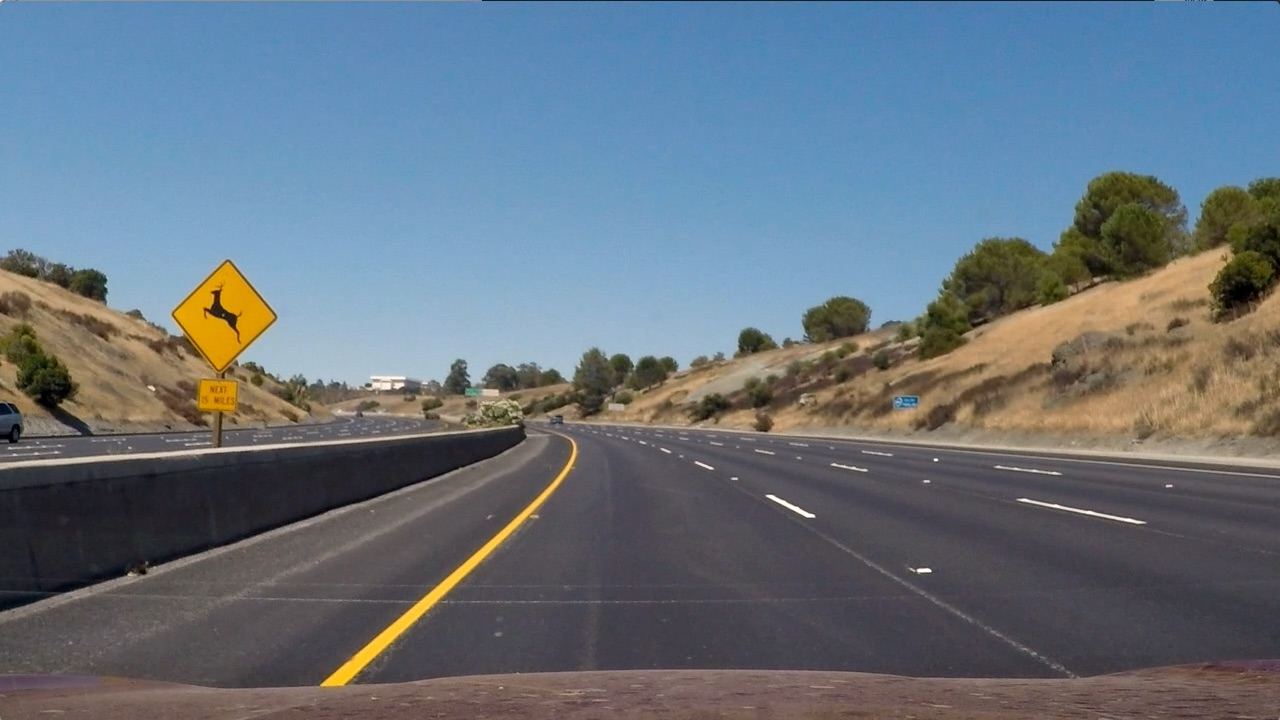
#> input picture test_images/test2.jpg, 1280 x 720 px
$ python threshold.py   (older library calls are emulated)
#> lines starting #> are read from the running program, lines starting #| are printed output that depends on the picture; after the words box and inside, x2 and y2 are one past the last pixel; in counts of white or black regions, pixels touching at a corner belong together
#> further down, img is the input picture: shape (720, 1280, 3); mean R, G, B 102.8, 114.6, 125.5
import numpy as np
import cv2
import matplotlib.pyplot as plt
import matplotlib.image as mpimg


class Threshold:
    def __init__(self,
                 sx_params,
                 sy_params,
                 sdir_params,
                 mag_params,
                 s_color_params):
        self._sx_params = sx_params
        self._sy_params = sy_params
        self._sdir_params = sdir_params
        self._mag_params = mag_params
        self._s_color_params = s_color_params

    def _abs_sobel_thresh(self, img, orient='x', thresh=(0, 255)):

        """
        Input:
        img: An mpimg.imread image
        orient: direction over which the sobel operation needs to be performed (either 'x' or 'y')
        thresh_min: pixel values with less than this will be set to 0
        thresh_min: pixel values with more than this will be set to 0
        Output:
        binary_output: An binary image with
                        shape cv2.cvtColor(img, cv2.COLOR_RGB2GRAY)
                        with non-zero pixel values only
                        where the threshold meets the criteria
        """
#> called with orient = 'x', thresh = (20, 190)

        thresh_min = thresh[0]
        thresh_max = thresh[1]

        # Make copy of image
        img = np.copy(img)

        # Convert to Gray scale
        gray = cv2.cvtColor(img, cv2.COLOR_RGB2GRAY)

        # Take the derivative in x or y given orient = 'x' or 'y'
        sob = None
        if orient == 'x':
            sob = cv2.Sobel(gray, cv2.CV_64F, 1, 0)
        else:
            sob = cv2.Sobel(gray, cv2.CV_64F, 0, 1)

        # Take the absolute value of the derivative or gradient
        abs_sobel = np.absolute(sob)

        # Scale to 8-bit (0 - 255) then convert to type = np.
        scaled_sobel = np.uint8(255 * abs_sobel / np.max(abs_sobel))

        # Create a mask of 1's where the scaled gradient magnitude
        # is > thresh_min and < thresh_max
        binary_output = np.zeros_like(scaled_sobel)
        binary_output[(scaled_sobel > thresh_min) & (scaled_sobel < thresh_max)] = 1

        # Return this mask as your binary_output image
        return binary_output

    # [65 lines left out: functions _mag_sobel_thresh, _abs_dir_thresh, not called in this run]

    def _hls_thresh(self, img, thresh=(0, 255)):
        """
        Input:
        img: An mpimg.imread image
        thresh: Threshold to determine the angles which will be picked up
        Output:
        binary_output: An binary image with
                        shape cv2.cvtColor(img, cv2.COLOR_RGB2GRAY)
                        with non-zero pixel values only
                        where the threshold meets the criteria
        """

        # Convert to HLS color space and separate the S channel
        hls = cv2.cvtColor(img, cv2.COLOR_RGB2HLS)
        s_channel = hls[:, :, 2]

        # Apply threshold and create a binary image result
        s_binary = np.zeros_like(s_channel)
        s_binary[(s_channel >= thresh[0]) & (s_channel <= thresh[1])] = 1

        return s_binary

    def apply_threshold(self, image):

        """
        Takes in an image and applies thresholdings as per the params
        :param img:  An mpimg.imread image
        :return: image with all thresholding applied
                 with shape same as image
        """

        sobel_binary_x = None
        sobel_binary_y = None
        sobel_direction = None
        mag_binary = None

        # Make a copy of the image
        img = np.copy(image)

        if img is None:
            return None

        # Sobel x operation
        if self._sx_params["Active"]:
            sobel_binary_x = self._abs_sobel_thresh(img,
                                                    self._sx_params["Orient"],
                                                    self._sx_params["Thresh"])
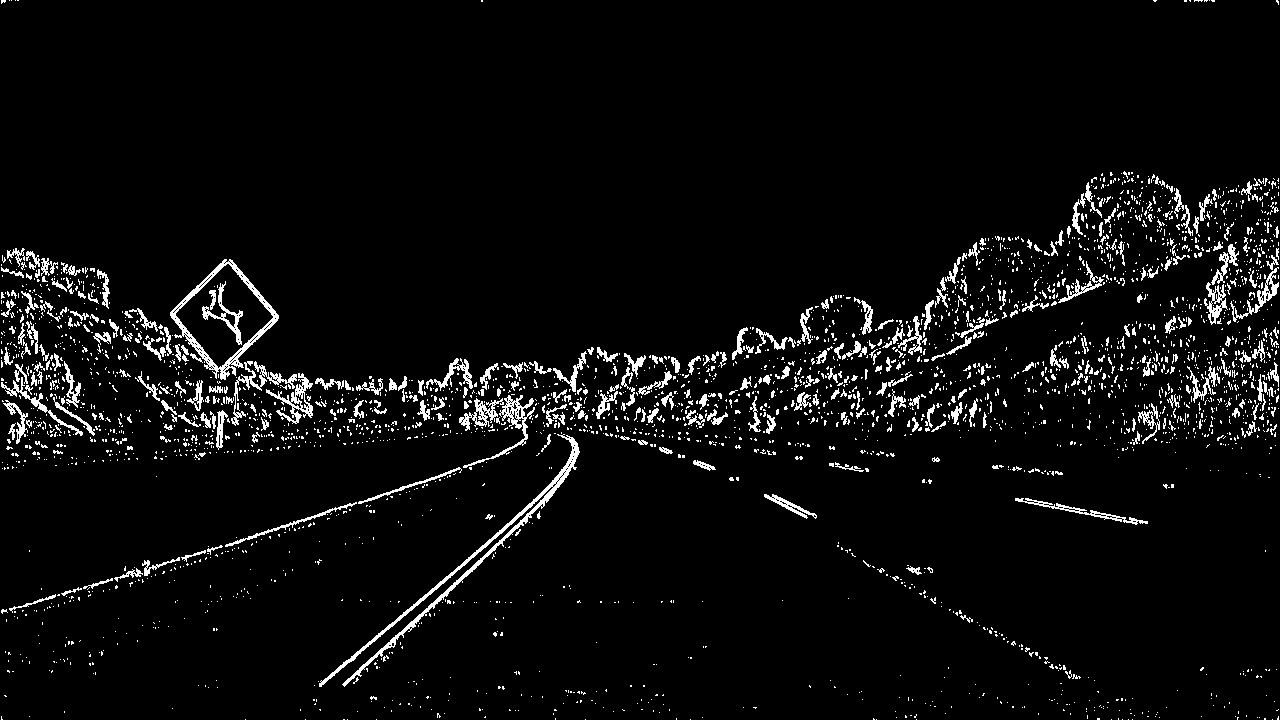
#> sobel_binary_x: shape (720, 1280); values 0 (black) and 1 (white), 4.8% white in thin lines or dots

        # Sobel y operation
        if self._sy_params["Active"]:
            sobel_binary_y = self._abs_sobel_thresh(img,
                                                    self._sy_params["Orient"],
                                                    self._sy_params["Thresh"])
#> call 2 of _abs_sobel_thresh, with orient = 'y', thresh = (20, 190)
#> in _abs_sobel_thresh (call 2), `sob = cv2.Sobel(gray, cv2.CV_64F, 0, 1)`:
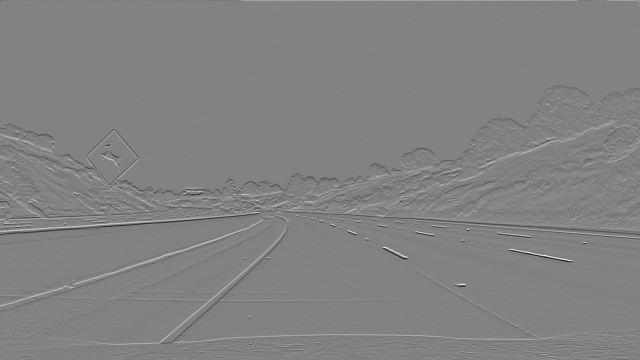
#> sob: shape (720, 1280) float64 (shown at 1/2 size); min -767, max 735, mean -0.1; drawn with min black and max white
#> sobel_binary_y: shape (720, 1280); values 0 (black) and 1 (white), 7.6% white; 2603 white regions (2237 under 20 px), largest, box (x1, y1, x2, y2) and area: (0, 361, 1280, 480) 12657, (176, 452, 1071, 691) 5356, (140, 429, 577, 572) 2338

        # Direction gradient
        if self._sdir_params["Active"]:
            sobel_direction = self._abs_dir_thresh(img,
                                                   self._sdir_params["Thresh"],
                                                   self._sdir_params["Sobel_kernel"])

        # Magnitude
        if self._mag_params["Active"]:
            mag_binary = self._abs_dir_thresh(img,
                                              self._mag_params["Thresh"],
                                              self._mag_params["Sobel_kernel"])

        # Color
        if self._s_color_params["Active"]:
            s_color_binary = self._hls_thresh(img,
                                              self._s_color_params["Thresh"])
#> in _hls_thresh, `s_channel = hls[:, :, 2]`:
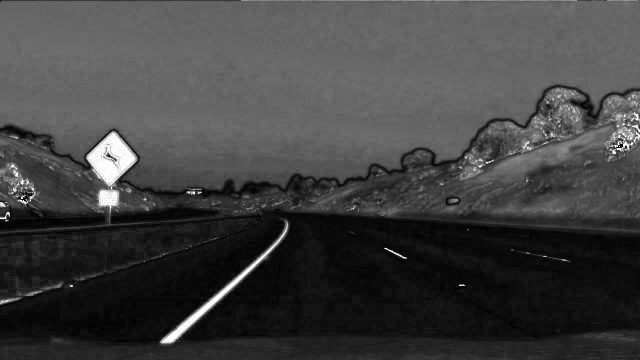
#> s_channel: shape (720, 1280) (shown at 1/2 size); min 0, max 255, mean 64.8
#> s_color_binary: shape (720, 1280); values 0 (black) and 1 (white), 1.5% white; 262 white regions (217 under 20 px), largest, box (x1, y1, x2, y2) and area: (173, 264, 273, 372) 5666, (321, 444, 576, 686) 2915, (197, 379, 238, 426) 1204

        if (sobel_binary_x is None) | (sobel_binary_y is None) | (s_color_binary is None):
            return None

        combined = np.zeros((img.shape[0], img.shape[1]))
        combined[((sobel_binary_x == 1) & (sobel_binary_y == 1)) | ((s_color_binary == 1))] = 255
        stacked = np.dstack((combined, combined, combined))

        # Convert it into a 3d image and return
        return stacked


if __name__=="__main__":
    sx_params = {"Active": True, "Orient": 'x', "Thresh": (20, 190)}
    sy_params = {"Active": True, "Orient": 'y', "Thresh": (20, 190)}
    sdir_params = {"Active": False, "Thresh": (0.8, 1.5), "Sobel_kernel": 15}
    mag_params = {"Active": False, "Thresh": (0, 255), "Sobel_kernel": 3}
    s_color_params = {"Active": True, "Thresh": (170, 255)}
    th = Threshold(sx_params, sy_params, sdir_params, mag_params, s_color_params)

    img = mpimg.imread('../test_images/test2.jpg')
    thresholded_image = th.apply_threshold(img)
#> thresholded_image: shape (720, 1280, 3) float64; 3.7% white; 2796 white regions (2592 under 20 px), largest, box (x1, y1, x2, y2) and area: (171, 259, 278, 426) 7957, (319, 434, 577, 687) 4441, (481, 0, 1155, 2) 675
    cv2.imwrite('output_images/thresholded_image_combined.jpg', np.concatenate((img, thresholded_image), axis=1))
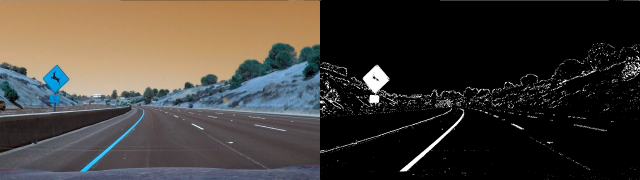
#> saved as thresholded_image_combined.jpg: shape (720, 2560, 3) (shown at 1/4 size); mean B, G, R 56.1, 62, 67.4
    cv2.imwrite('output_images/thresholded_image.jpg', thresholded_image)

    if thresholded_image is not None:
        # Plot the result
        f, (ax1, ax2) = plt.subplots(1, 2, figsize=(24, 9))
        f.tight_layout()

        ax1.imshow(img)
        ax1.set_title('Original Image', fontsize=40)

        ax2.imshow(thresholded_image)
        ax2.set_title('Pipeline Result', fontsize=40)
        plt.subplots_adjust(left=0., right=1, top=0.9, bottom=0.)

        plt.show()
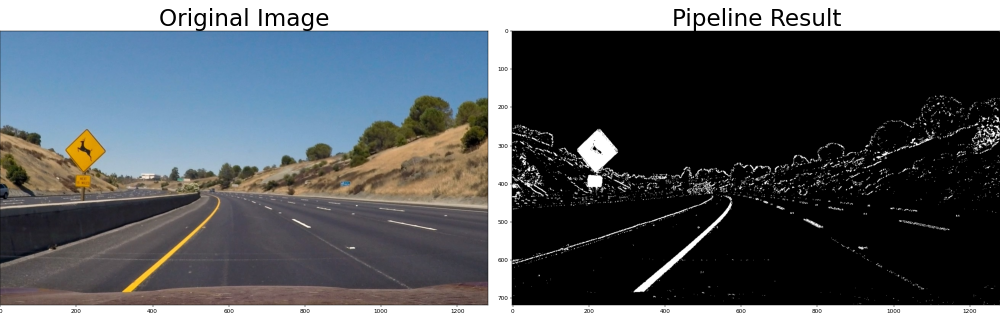
#> figure drawn by matplotlib, 2 panels
    else:
        print("Thresholding not applied!")

$ run again, with test_images/test1.jpg copied over test_images/test2.jpg
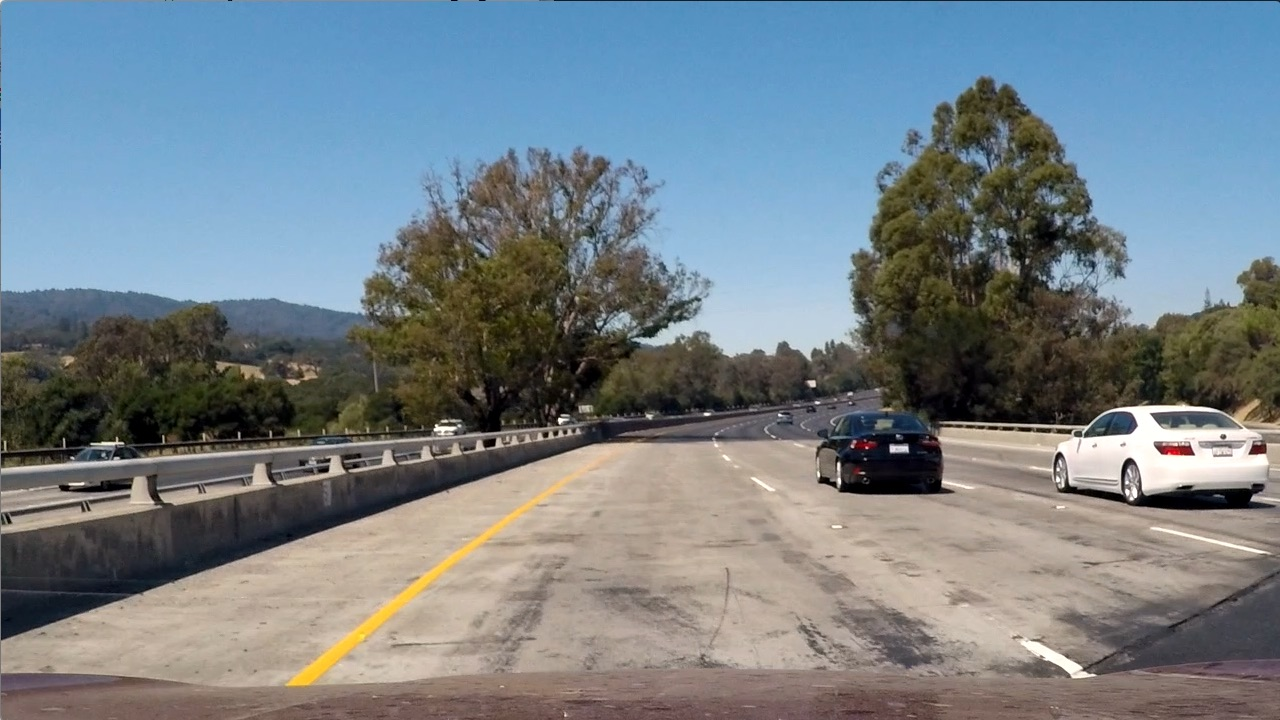
#> input picture test_images/test1.jpg, 1280 x 720 px
#> img is the input picture: shape (720, 1280, 3); mean R, G, B 117.5, 128.7, 135.5
#> in apply_threshold, `sobel_binary_x = self._abs_sobel_thresh(img, self._sx_params["Orient"]..`:
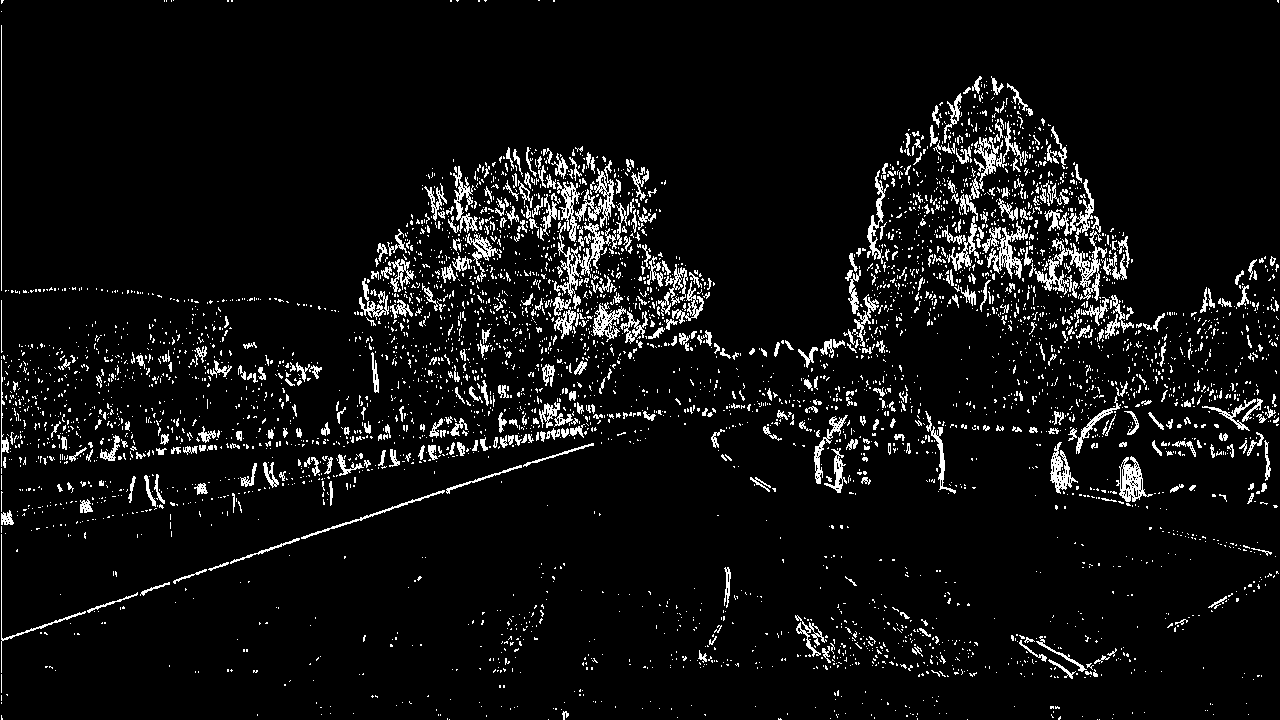
#> sobel_binary_x: shape (720, 1280); values 0 (black) and 1 (white), 6.4% white in thin lines or dots
#> sobel_binary_y: shape (720, 1280); values 0 (black) and 1 (white), 9.4% white in thin lines or dots
#> hls: shape (720, 1280, 3); mean of channels 0, 1, 2 60.2, 126.7, 74.4
#> s_color_binary: shape (720, 1280); values 0 (black) and 1 (white), 2.1% white; 892 white regions (801 under 20 px), largest, box (x1, y1, x2, y2) and area: (1079, 405, 1268, 489) 5047, (288, 477, 571, 686) 3455, (554, 0, 1278, 1) 724
#> thresholded_image: shape (720, 1280, 3) float64; 4.6% white; 4924 white regions (4682 under 20 px), largest, box (x1, y1, x2, y2) and area: (1053, 402, 1269, 509) 7041, (288, 477, 571, 686) 3468, (816, 470, 922, 495) 917
#> `plt.show()`:
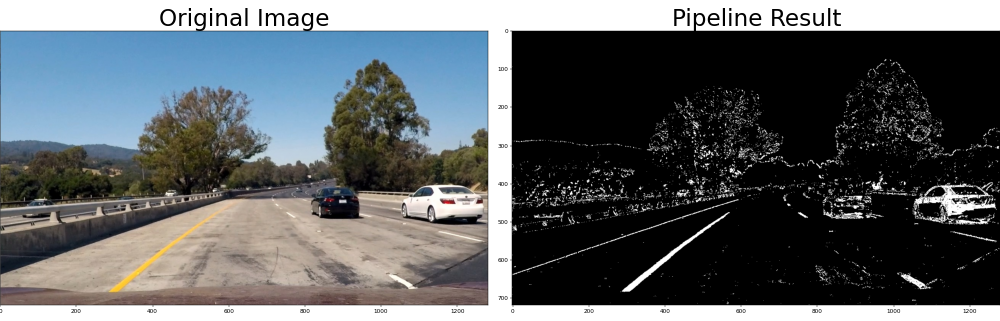
#> figure drawn by matplotlib, 2 panels

$ run again, with test_images/test3.jpg copied over test_images/test2.jpg
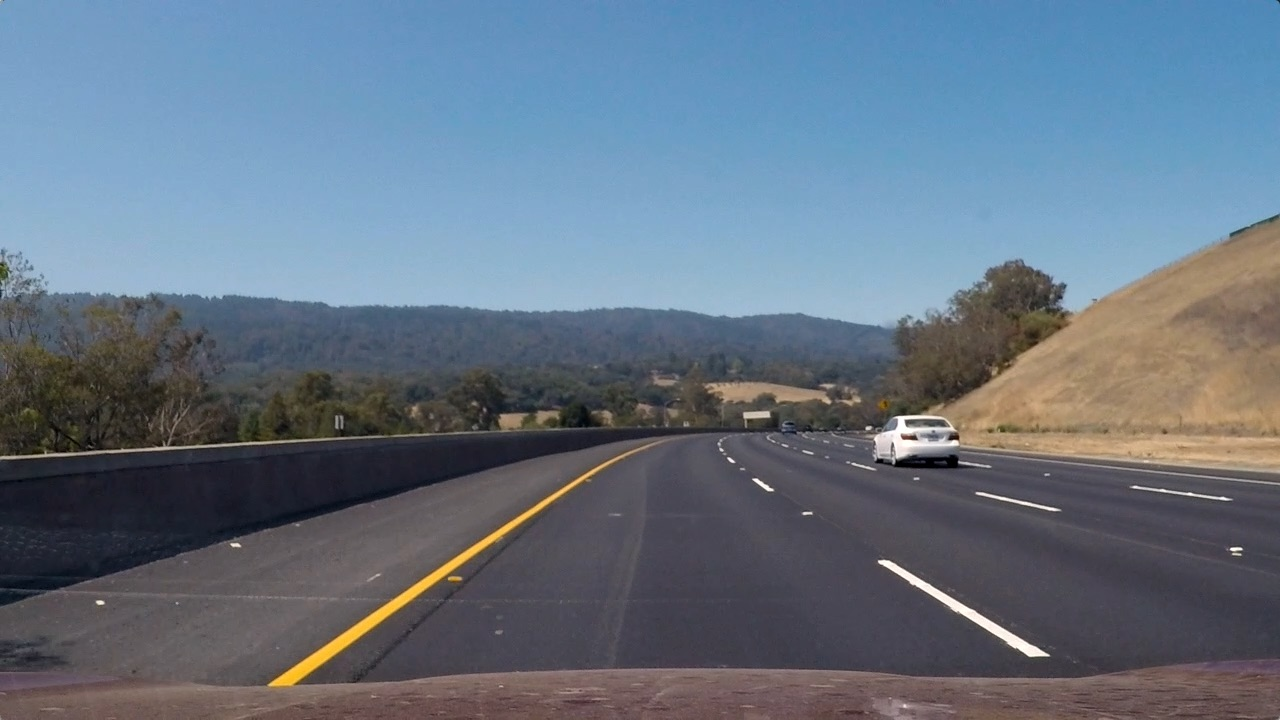
#> input picture test_images/test3.jpg, 1280 x 720 px
#> img is the input picture: shape (720, 1280, 3); mean R, G, B 101.1, 115.3, 130.7
#> in apply_threshold, `sobel_binary_x = self._abs_sobel_thresh(img, self._sx_params["Orient"]..`:
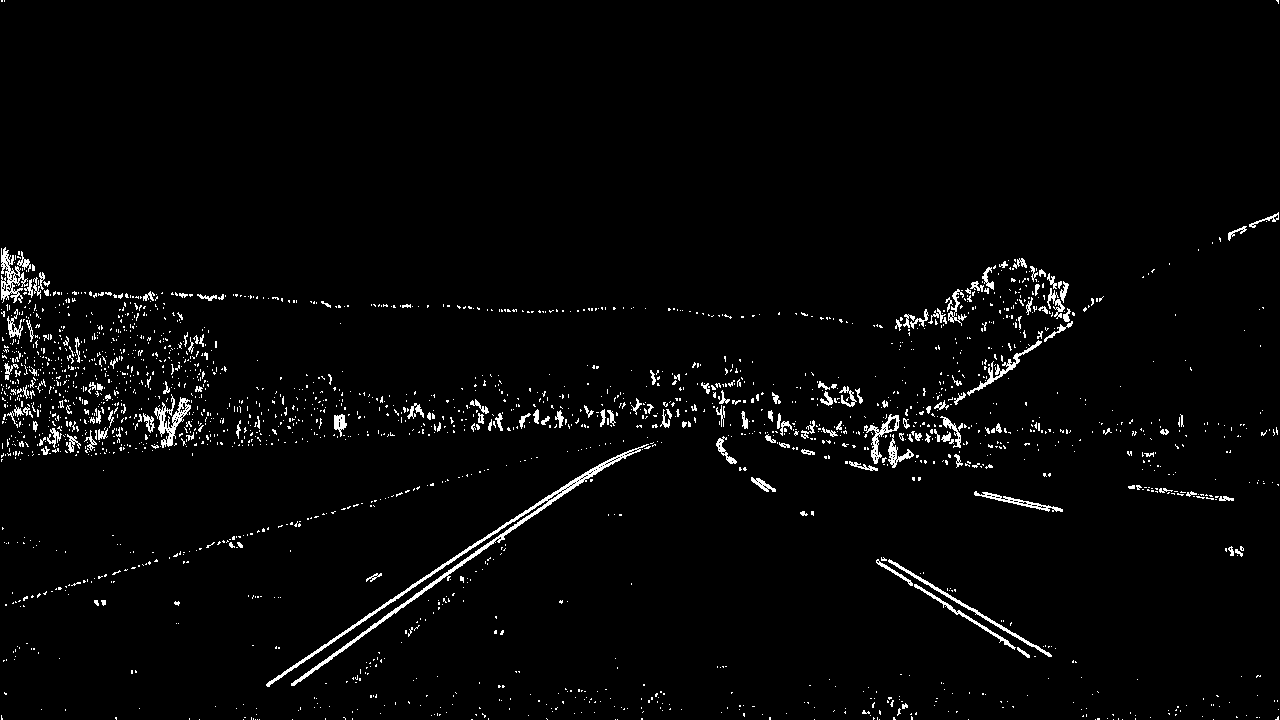
#> sobel_binary_x: shape (720, 1280); values 0 (black) and 1 (white), 2.5% white in thin lines or dots
#> sobel_binary_y: shape (720, 1280); values 0 (black) and 1 (white), 4.6% white; 1828 white regions (1645 under 20 px), largest, box (x1, y1, x2, y2) and area: (0, 358, 1280, 607) 9467, (190, 439, 1210, 688) 5801, (0, 420, 717, 461) 3692
#> hls: shape (720, 1280, 3); mean of channels 0, 1, 2 94.8, 115.7, 62.1
#> s_color_binary: shape (720, 1280); values 0 (black) and 1 (white), 0.52% white; 83 white regions (77 under 20 px), largest, box (x1, y1, x2, y2) and area: (270, 470, 595, 686) 2854, (879, 561, 1045, 656) 976, (889, 416, 935, 450) 344, (898, 456, 958, 468) 294, (66, 436, 80, 446) 21, (32, 451, 44, 454) 20
#> thresholded_image: shape (720, 1280, 3) float64; 1.7% white; 1563 white regions (1501 under 20 px), largest, box (x1, y1, x2, y2) and area: (266, 444, 649, 687) 4899, (877, 558, 1051, 658) 1762, (871, 414, 935, 452) 571
#> `plt.show()`:
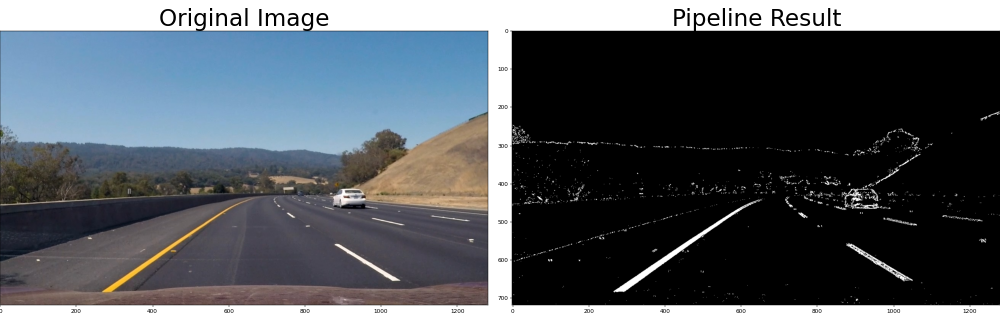
#> figure drawn by matplotlib, 2 panels
